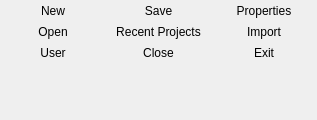
<?xml version="1.0" encoding="UTF-8"?>
<ui version="4.0">
 <class>ToolBarProjectGroup</class>
 <widget class="QWidget" name="ToolBarProjectGroup">
  <property name="geometry">
   <rect>
    <x>0</x>
    <y>0</y>
    <width>317</width>
    <height>120</height>
   </rect>
  </property>
  <property name="sizePolicy">
   <sizepolicy hsizetype="Preferred" vsizetype="Preferred">
    <horstretch>0</horstretch>
    <verstretch>0</verstretch>
   </sizepolicy>
  </property>
  <property name="windowTitle">
   <string>Form</string>
  </property>
  <layout class="QGridLayout" name="gridLayout">
   <property name="leftMargin">
    <number>3</number>
   </property>
   <property name="topMargin">
    <number>0</number>
   </property>
   <property name="rightMargin">
    <number>3</number>
   </property>
   <property name="bottomMargin">
    <number>0</number>
   </property>
   <property name="verticalSpacing">
    <number>0</number>
   </property>
   <item row="4" column="0">
    <spacer name="verticalSpacer">
     <property name="orientation">
      <enum>Qt::Vertical</enum>
     </property>
     <property name="sizeHint" stdset="0">
      <size>
       <width>0</width>
       <height>0</height>
      </size>
     </property>
    </spacer>
   </item>
   <item row="2" column="2">
    <widget class="QToolButton" name="importButton">
     <property name="sizePolicy">
      <sizepolicy hsizetype="Minimum" vsizetype="Fixed">
       <horstretch>0</horstretch>
       <verstretch>0</verstretch>
      </sizepolicy>
     </property>
     <property name="toolTip">
      <string>Import Scans - please create a project or use an existing project before importing.</string>
     </property>
     <property name="text">
      <string>Import</string>
     </property>
     <property name="icon">
      <iconset resource="../../../openscantools.qrc">
       <normaloff>:/icons/100x100/import_pointcloud.png</normaloff>:/icons/100x100/import_pointcloud.png</iconset>
     </property>
     <property name="iconSize">
      <size>
       <width>20</width>
       <height>20</height>
      </size>
     </property>
     <property name="toolButtonStyle">
      <enum>Qt::ToolButtonTextBesideIcon</enum>
     </property>
     <property name="autoRaise">
      <bool>true</bool>
     </property>
    </widget>
   </item>
   <item row="2" column="0">
    <widget class="QToolButton" name="openButton">
     <property name="sizePolicy">
      <sizepolicy hsizetype="Minimum" vsizetype="Fixed">
       <horstretch>0</horstretch>
       <verstretch>0</verstretch>
      </sizepolicy>
     </property>
     <property name="toolTip">
      <string>Open project</string>
     </property>
     <property name="text">
      <string>Open</string>
     </property>
     <property name="icon">
      <iconset resource="../../../openscantools.qrc">
       <normaloff>:/icons/100x100/open_project.png</normaloff>:/icons/100x100/open_project.png</iconset>
     </property>
     <property name="iconSize">
      <size>
       <width>20</width>
       <height>20</height>
      </size>
     </property>
     <property name="toolButtonStyle">
      <enum>Qt::ToolButtonTextBesideIcon</enum>
     </property>
     <property name="autoRaise">
      <bool>true</bool>
     </property>
    </widget>
   </item>
   <item row="0" column="2">
    <widget class="QToolButton" name="propertiesButton">
     <property name="sizePolicy">
      <sizepolicy hsizetype="Minimum" vsizetype="Fixed">
       <horstretch>0</horstretch>
       <verstretch>0</verstretch>
      </sizepolicy>
     </property>
     <property name="toolTip">
      <string>Project Properties</string>
     </property>
     <property name="text">
      <string>Properties</string>
     </property>
     <property name="icon">
      <iconset resource="../../../openscantools.qrc">
       <normaloff>:/icons/100x100/project_properties.png</normaloff>:/icons/100x100/project_properties.png</iconset>
     </property>
     <property name="iconSize">
      <size>
       <width>20</width>
       <height>20</height>
      </size>
     </property>
     <property name="toolButtonStyle">
      <enum>Qt::ToolButtonTextBesideIcon</enum>
     </property>
     <property name="autoRaise">
      <bool>true</bool>
     </property>
    </widget>
   </item>
   <item row="3" column="0">
    <widget class="QToolButton" name="userBtn">
     <property name="sizePolicy">
      <sizepolicy hsizetype="Minimum" vsizetype="Fixed">
       <horstretch>0</horstretch>
       <verstretch>0</verstretch>
      </sizepolicy>
     </property>
     <property name="toolTip">
      <string>Project user</string>
     </property>
     <property name="text">
      <string>User</string>
     </property>
     <property name="icon">
      <iconset resource="../../../openscantools.qrc">
       <normaloff>:/icons/100x100/user.png</normaloff>:/icons/100x100/user.png</iconset>
     </property>
     <property name="iconSize">
      <size>
       <width>20</width>
       <height>20</height>
      </size>
     </property>
     <property name="toolButtonStyle">
      <enum>Qt::ToolButtonTextBesideIcon</enum>
     </property>
     <property name="autoRaise">
      <bool>true</bool>
     </property>
    </widget>
   </item>
   <item row="0" column="1">
    <widget class="QToolButton" name="saveButton">
     <property name="sizePolicy">
      <sizepolicy hsizetype="Minimum" vsizetype="Fixed">
       <horstretch>0</horstretch>
       <verstretch>0</verstretch>
      </sizepolicy>
     </property>
     <property name="toolTip">
      <string>Save project. CTRL+S</string>
     </property>
     <property name="text">
      <string>Save</string>
     </property>
     <property name="icon">
      <iconset resource="../../../openscantools.qrc">
       <normaloff>:/icons/100x100/save.png</normaloff>:/icons/100x100/save.png</iconset>
     </property>
     <property name="iconSize">
      <size>
       <width>20</width>
       <height>20</height>
      </size>
     </property>
     <property name="toolButtonStyle">
      <enum>Qt::ToolButtonTextBesideIcon</enum>
     </property>
     <property name="autoRaise">
      <bool>true</bool>
     </property>
    </widget>
   </item>
   <item row="0" column="0">
    <widget class="QToolButton" name="newButton">
     <property name="sizePolicy">
      <sizepolicy hsizetype="Minimum" vsizetype="Fixed">
       <horstretch>0</horstretch>
       <verstretch>0</verstretch>
      </sizepolicy>
     </property>
     <property name="toolTip">
      <string>Create a new project</string>
     </property>
     <property name="text">
      <string>New</string>
     </property>
     <property name="icon">
      <iconset resource="../../../openscantools.qrc">
       <normaloff>:/icons/100x100/new_project.png</normaloff>:/icons/100x100/new_project.png</iconset>
     </property>
     <property name="iconSize">
      <size>
       <width>20</width>
       <height>20</height>
      </size>
     </property>
     <property name="toolButtonStyle">
      <enum>Qt::ToolButtonTextBesideIcon</enum>
     </property>
     <property name="autoRaise">
      <bool>true</bool>
     </property>
    </widget>
   </item>
   <item row="2" column="1">
    <widget class="QToolButton" name="recentProjects">
     <property name="sizePolicy">
      <sizepolicy hsizetype="Minimum" vsizetype="Fixed">
       <horstretch>0</horstretch>
       <verstretch>0</verstretch>
      </sizepolicy>
     </property>
     <property name="toolTip">
      <string>Recent Projects</string>
     </property>
     <property name="autoFillBackground">
      <bool>false</bool>
     </property>
     <property name="text">
      <string>Recent Projects</string>
     </property>
     <property name="icon">
      <iconset resource="../../../openscantools.qrc">
       <normaloff>:/icons/100x100/clock.png</normaloff>:/icons/100x100/clock.png</iconset>
     </property>
     <property name="iconSize">
      <size>
       <width>20</width>
       <height>20</height>
      </size>
     </property>
     <property name="toolButtonStyle">
      <enum>Qt::ToolButtonTextBesideIcon</enum>
     </property>
     <property name="autoRaise">
      <bool>true</bool>
     </property>
    </widget>
   </item>
   <item row="3" column="2">
    <widget class="QToolButton" name="exitButton">
     <property name="sizePolicy">
      <sizepolicy hsizetype="Minimum" vsizetype="Fixed">
       <horstretch>0</horstretch>
       <verstretch>0</verstretch>
      </sizepolicy>
     </property>
     <property name="toolTip">
      <string>Exit OpenScanTools</string>
     </property>
     <property name="text">
      <string>Exit</string>
     </property>
     <property name="icon">
      <iconset resource="../../../openscantools.qrc">
       <normaloff>:/icons/100x100/exit.png</normaloff>:/icons/100x100/exit.png</iconset>
     </property>
     <property name="iconSize">
      <size>
       <width>20</width>
       <height>20</height>
      </size>
     </property>
     <property name="toolButtonStyle">
      <enum>Qt::ToolButtonTextBesideIcon</enum>
     </property>
     <property name="autoRaise">
      <bool>true</bool>
     </property>
    </widget>
   </item>
   <item row="3" column="1">
    <widget class="QToolButton" name="closeButton">
     <property name="sizePolicy">
      <sizepolicy hsizetype="Minimum" vsizetype="Fixed">
       <horstretch>0</horstretch>
       <verstretch>0</verstretch>
      </sizepolicy>
     </property>
     <property name="toolTip">
      <string>Close project</string>
     </property>
     <property name="text">
      <string>Close</string>
     </property>
     <property name="icon">
      <iconset resource="../../../openscantools.qrc">
       <normaloff>:/icons/100x100/close_project.png</normaloff>:/icons/100x100/close_project.png</iconset>
     </property>
     <property name="iconSize">
      <size>
       <width>20</width>
       <height>20</height>
      </size>
     </property>
     <property name="toolButtonStyle">
      <enum>Qt::ToolButtonTextBesideIcon</enum>
     </property>
     <property name="autoRaise">
      <bool>true</bool>
     </property>
    </widget>
   </item>
  </layout>
 </widget>
 <tabstops>
  <tabstop>newButton</tabstop>
  <tabstop>openButton</tabstop>
  <tabstop>userBtn</tabstop>
  <tabstop>saveButton</tabstop>
  <tabstop>recentProjects</tabstop>
  <tabstop>closeButton</tabstop>
  <tabstop>propertiesButton</tabstop>
  <tabstop>importButton</tabstop>
  <tabstop>exitButton</tabstop>
 </tabstops>
 <resources>
  <include location="../../../openscantools.qrc"/>
 </resources>
 <connections/>
</ui>
